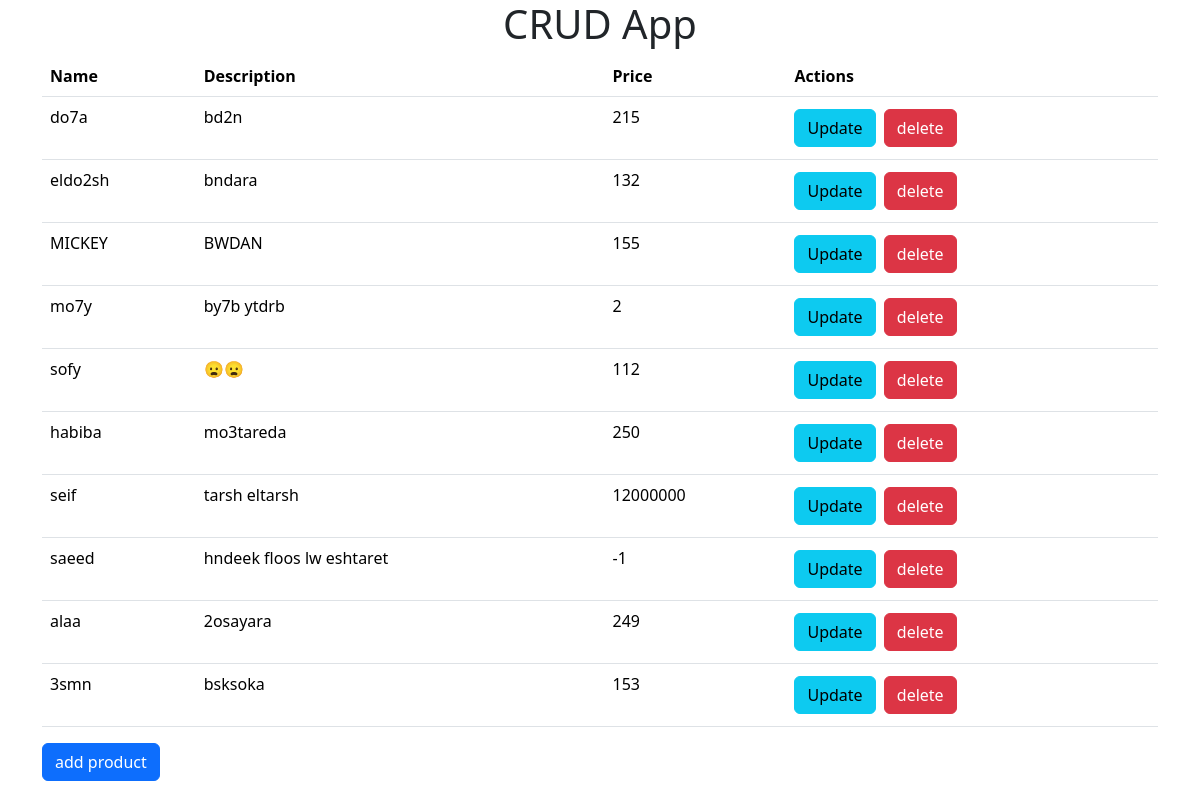
The page / on the database its author committed.
### tables this page shows
CREATE TABLE `products` (
  `ID` int(11) UNSIGNED NOT NULL,
  `Name` varchar(255) NOT NULL,
  `Description` varchar(255) NOT NULL,
  `Price` int(11) NOT NULL,
  `created_at` timestamp NOT NULL DEFAULT current_timestamp(),
  `updated_on` timestamp NOT NULL DEFAULT current_timestamp() ON UPDATE current_timestamp()
);

### index.php (the view, shortened to what this page needs)
<!DOCTYPE html>
<html lang="en">
<head>
    <link href="https://cdn.jsdelivr.net/npm/bootstrap@5.3.2/dist/css/bootstrap.min.css" rel="stylesheet">
</head>
<body>
    <center>
        <h1>CRUD App</h1>
    </center>
    <div class="container">
        <?php
        try{
            require("./Connection.php");
            $query="SELECT `ID`, `Name`, `Description`, `Price`FROM `products`";
            $result=$conn->query($query);
            $products=$result->fetch_all(MYSQLI_ASSOC);
        }
        catch(Exception $e){
            die("ERORR404"." ".$e->getMessage());
        }
        ?>
        <table class="table">
        <thead>
            <th>Name</th>
            <th>Description</th>
            <th>Price</th>
            <th>Actions</th>
        </thead>
        <tbody>
            <?php
                foreach($products as $product){
                    $id=$product["ID"];
                    echo "<tr>";
                    foreach($product as $key=>$value){
                        if($key!=="ID"){
                            echo "<td>$value</td>";
                        }
                    }
                    echo "<td><a class='btn btn-info' href='update.php?id=$id'>Update</a>
                    <a class='btn btn-danger m-1' href='delete.php?id=$id'>delete</a></td>";
                    echo "</tr>";
                }
            ?>
        </tbody>
        </table>
        <a href="./add.php" class='btn btn-primary'>add product</a>
    </div>
</body>
</html>

### rows shown on the page
products: Name "do7a", Description "bd2n", Price "215"
products: Name "eldo2sh", Description "bndara", Price "132"
products: Name "MICKEY", Description "BWDAN", Price "155"
products: Name "mo7y", Description "by7b ytdrb", Price "2"
products: Name "sofy", Description "😦😦", Price "112"
products: Name "habiba", Description "mo3tareda", Price "250"
products: Name "seif", Description "tarsh eltarsh", Price "12000000"
products: Name "saeed", Description "hndeek floos lw eshtaret", Price "-1"
products: Name "alaa", Description "2osayara", Price "249"
products: Name "3smn", Description "bsksoka", Price "153"
